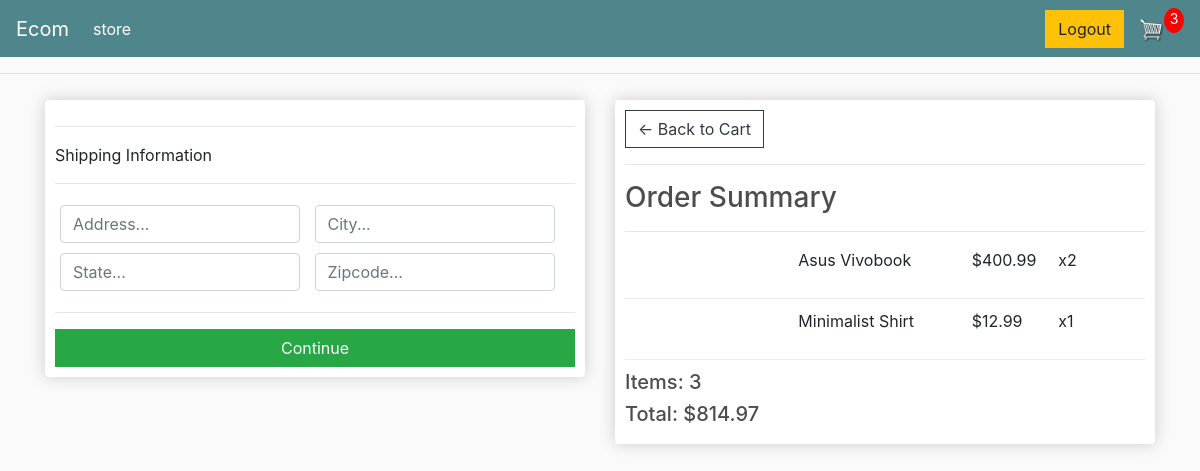
Before: /checkout/ (signed in) with the older database file.
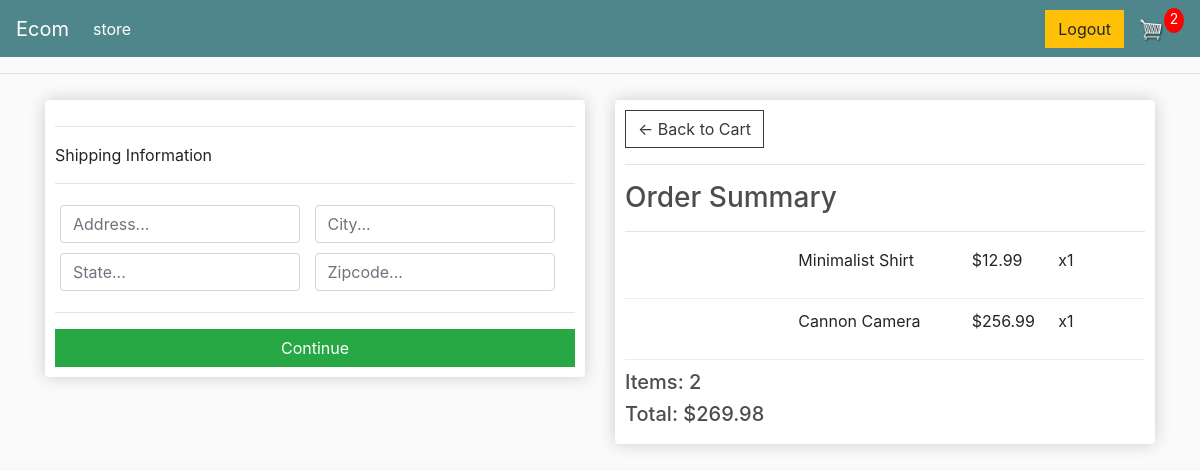
After: the same page with the newer database file.
### store/models.py (models this page shows, shortened)
class OrderItem(models.Model):
    product = models.ForeignKey(Product , on_delete=models.SET_NULL , null=True )
    order = models.ForeignKey(Order , on_delete=models.SET_NULL , null=True )
    quantity = models.IntegerField(default=0 , blank=True , null=True)
    date_added = models.DateTimeField(auto_now_add=True)
    @property
    def get_total(self):
        total = self.product.price * self.quantity
        return total

class Product(models.Model):
    name = models.CharField(max_length=200)
    price = models.FloatField()
    digital = models.BooleanField(default=False , null=True , blank=True)
    image = CloudinaryField('image')
    @property
    def imageURL(self):
        try:
            url = self.image.url
        except:
            url = ''
        return url

class Order(models.Model):
    customer = models.ForeignKey(Customer , on_delete=models.SET_NULL , null=True , blank = True)
    date_ordered = models.DateTimeField(auto_now_add=True)
    complete = models.BooleanField(default=False)
    transaction_id = models.CharField(max_length=100 , null=True)
    @property
    def get_cart_total(self):
        orderitems =  self.orderitem_set.all()
        total = sum([item.get_total for item in orderitems])
        return total
    @property
    def get_cart_items(self):
        orderitems = self.orderitem_set.all()
        total = sum([item.quantity for item in orderitems])
        return total
    @property
    def shipping(self):
        shipping =  False
        orderitems = self.orderitem_set.all()
        for i in orderitems:
            if i.product.digital == False:
                shipping = True
        return shipping

### store/views.py (the view)
# urls.py: path('checkout/' ,views.checkout, name='checkout'),
def checkout(request):
    if request.user.is_authenticated:
        customer = request.user.customer
        order,created = Order.objects.get_or_create(customer = customer , complete = False)
        items = order.orderitem_set.all()
        cart_items = order.get_cart_items
    else:
        items = []
        order = {'get_cart_items':0 , 'get_cart_total':0 ,'shippping':False}
        cart_items = order['get_cart_items']
    context = {'items':items , 'order':order , 'cart_items': cart_items }
    return render(request,'store/checkout.html' , context)

### store/templates/store/checkout.html (shortened to what this page needs)
{% extends 'store/main.html' %}
{% load static %}
{% load i18n %}
{% block content %}
    <div class="row">
        <div class="col-lg-6">
            <div class="box-element" id="form-wrapper">
                <form action="" id="form">
                    <div id="shipping-info">
                        <hr>
                        <p>Shipping Information</p>
                        <hr>
                        <div class="form-field">
                            <input required class="form-control" type="text" name="address" placeholder="Address...">
                        </div>
                        <div class="form-field">
                            <input required class="form-control" type="text" name="city" placeholder="City...">
                        </div>
                        <div class="form-field">
                            <input required class="form-control" type="text" name="state" placeholder="State...">
                        </div>
                        <div class="form-field">
                            <input required class="form-control" type="text" name="zipcode" placeholder="Zipcode...">
                        </div>
                    </div>
                    <hr>
                    <input id="form-button"class="btn btn-success btn-block" type="submit" value="Continue">
                </form>
            </div>
            <br>
        </div>
        <div class="col-lg-6">
            <div class="box-element">
                <a href="{% url 'cart'%}" class="btn btn-outline-dark">&#x2190; Back to Cart</a>
                <hr>
                <h3>Order Summary</h3>
                <hr>
                {% for item in items %}
                <div class="cart-row">
                    <div style="flex:2"><img class="row-image" src="{{item.product.imageURL}}"></div>
                    <div style="flex:2"><p>{{item.product.name}}</p></div>
                    <div style="flex:1"><p>${{item.product.price|floatformat:2}}</p></div>
                    <div style="flex:1"><p>x{{item.quantity}}</p></div>
                </div>
                {% endfor %}
                <h5>Items:   {{order.get_cart_items}}</h5>
                <h5>Total:   ${{order.get_cart_total|floatformat:2}}</h5>
            </div>
        </div>
    </div>
{% endblock content %}

Changed rows visible on the page:
removed OrderItem: product.name "Asus Vivobook", product.price "400.99", quantity "2"
removed Order: get_cart_items "3", get_cart_total "814.97"
added OrderItem: product.name "Cannon Camera", product.price "256.99", quantity "1"
added Order: get_cart_items "2", get_cart_total "269.98"
Other visible differences:
{{ cart_items }}: "3" → "2"
